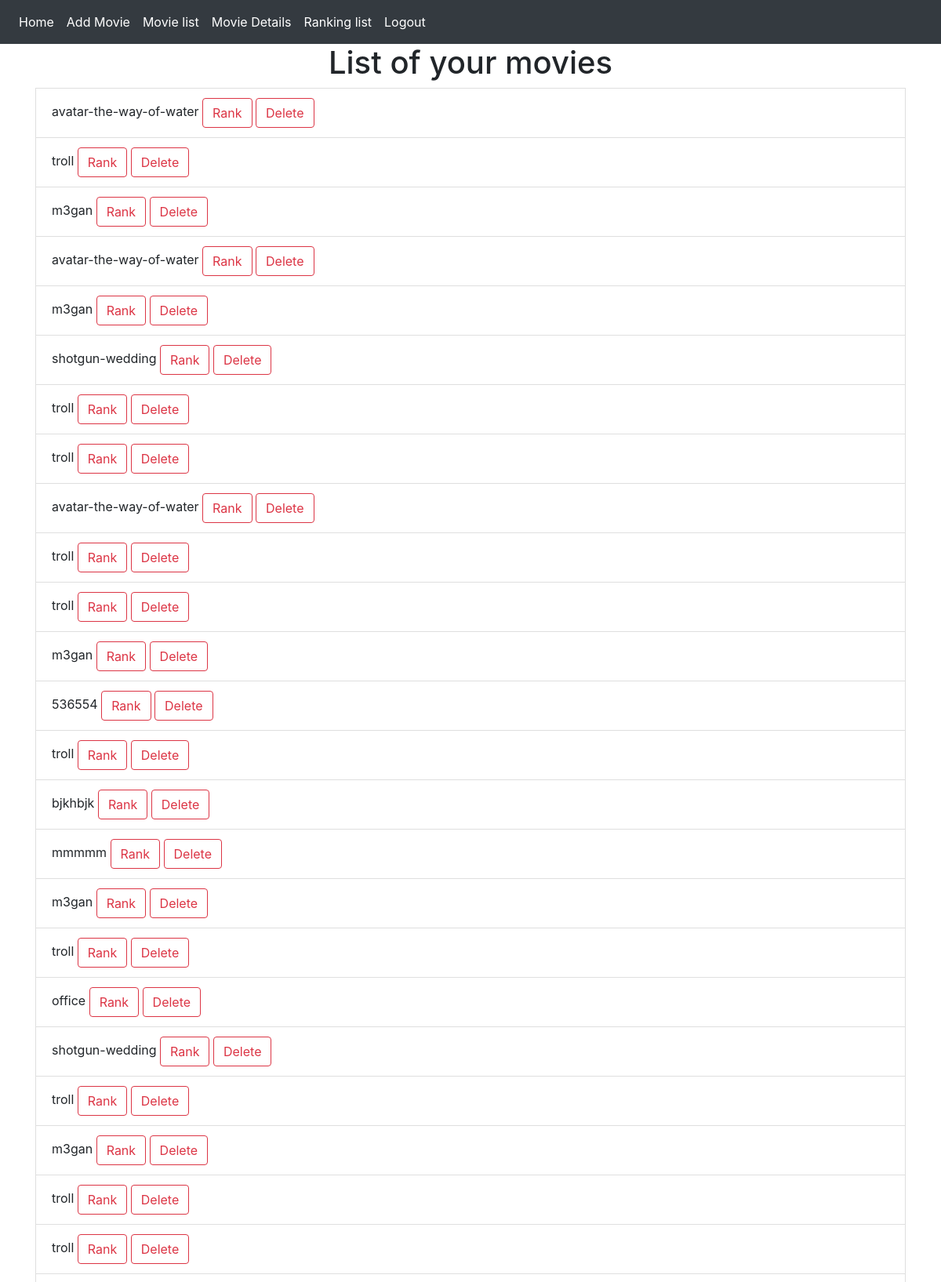
Screenshot of /mov/listofmovies (signed in, upper part) with the database file from the repository.
### app/models.py (models this page shows, shortened)
class Movie(db.Model,UserMixin):
    id = db.Column(db.Integer, primary_key = True)
    movie_name = db.Column(db.String(15), nullable=False)
    user_id = db.Column(db.Integer, db.ForeignKey('user.id'))
    ranks = db.relationship('RankMovie', backref = 'movie')

### app/movie/routes.py (the view)
@mov.route("/listofmovies", methods=["POST","GET"])
@login_required
def listofmovies():
    if request.method == "GET":
        movies = Movie.query.filter(Movie.user_id == current_user.id).all()
    return render_template('movie/listofmovies.html', movies = movies, user = current_user)

### app/models.py (called while the page is built)
@login_manager.user_loader
def load_user(id):
    return User.query.get(int(id))

### app/templates/movie/listofmovies.html (shortened to what this page needs)
{% extends "base.html" %}
{% block content %}
<h1 align="center">List of your movies</h1>
   {% for movie in movies %}
   <li class="list-group-item"> {{ movie.movie_name }}
        <a href = "{{ url_for('mov.rank', name = movie.movie_name) }}" class ="btn btn-outline-danger btn sm"> Rank  </a>
        <a href = "{{ url_for('mov.deletemovie', id = movie.id) }}" class ="btn btn-outline-danger btn sm"> Delete  </a>
   </li>
    {% endfor %}
{% endblock %}

### rows the page displays
Movie: movie_name "avatar-the-way-of-water"
Movie: movie_name "troll"
Movie: movie_name "m3gan"
Movie: movie_name "avatar-the-way-of-water"
Movie: movie_name "m3gan"
Movie: movie_name "shotgun-wedding"
Movie: movie_name "troll"
Movie: movie_name "troll"
Movie: movie_name "avatar-the-way-of-water"
Movie: movie_name "troll"
Movie: movie_name "troll"
Movie: movie_name "m3gan"
Movie: movie_name "536554"
Movie: movie_name "troll"
Movie: movie_name "bjkhbjk"
Movie: movie_name "mmmmm"
Movie: movie_name "m3gan"
Movie: movie_name "troll"
Movie: movie_name "office"
Movie: movie_name "shotgun-wedding"
Movie: movie_name "troll"
Movie: movie_name "m3gan"
Movie: movie_name "troll"
Movie: movie_name "troll"
